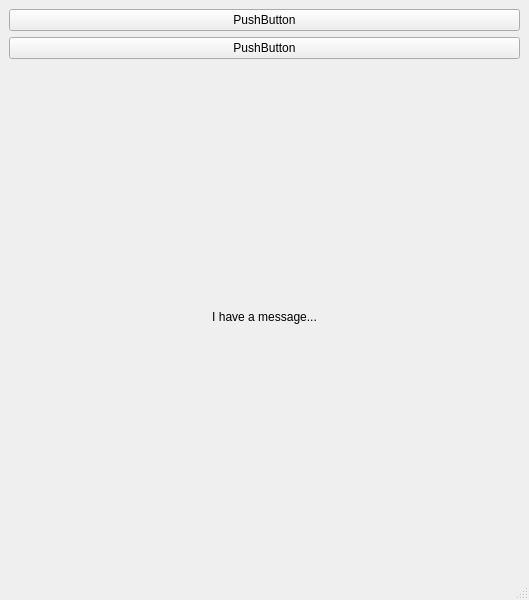
<?xml version="1.0" encoding="UTF-8"?>
<ui version="4.0">
 <class>MainWindow</class>
 <widget class="QMainWindow" name="MainWindow">
  <property name="geometry">
   <rect>
    <x>0</x>
    <y>0</y>
    <width>529</width>
    <height>600</height>
   </rect>
  </property>
  <property name="windowTitle">
   <string>MainWindow</string>
  </property>
  <widget class="QWidget" name="centralwidget">
   <layout class="QVBoxLayout" name="verticalLayout">
    <item>
     <widget class="QPushButton" name="pushButton">
      <property name="text">
       <string>PushButton</string>
      </property>
     </widget>
    </item>
    <item>
     <widget class="QPushButton" name="pushButton_2">
      <property name="text">
       <string>PushButton</string>
      </property>
     </widget>
    </item>
    <item>
     <widget class="QLabel" name="labelMessage">
      <property name="text">
       <string>I have a message...</string>
      </property>
      <property name="alignment">
       <set>Qt::AlignCenter</set>
      </property>
     </widget>
    </item>
   </layout>
  </widget>
  <widget class="QMenuBar" name="menubar">
   <property name="geometry">
    <rect>
     <x>0</x>
     <y>0</y>
     <width>529</width>
     <height>21</height>
    </rect>
   </property>
  </widget>
  <widget class="QStatusBar" name="statusbar"/>
 </widget>
 <resources/>
 <connections/>
</ui>
